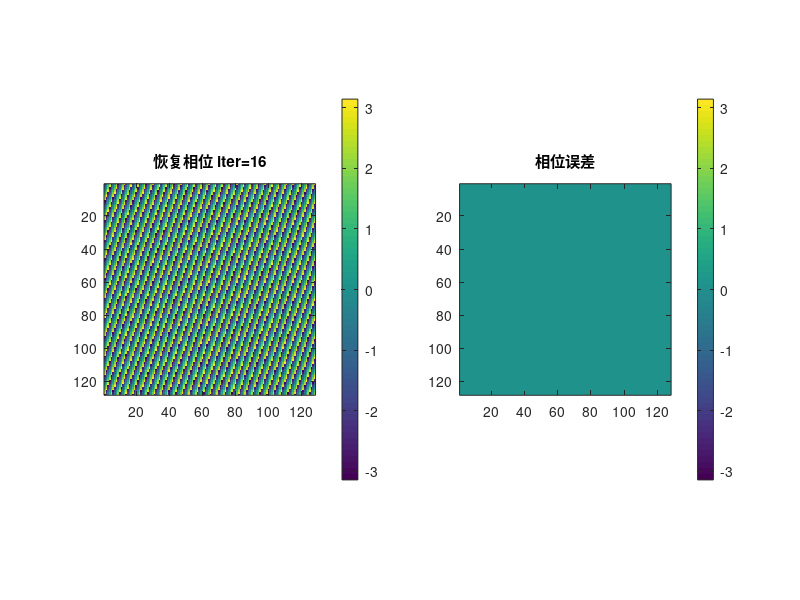
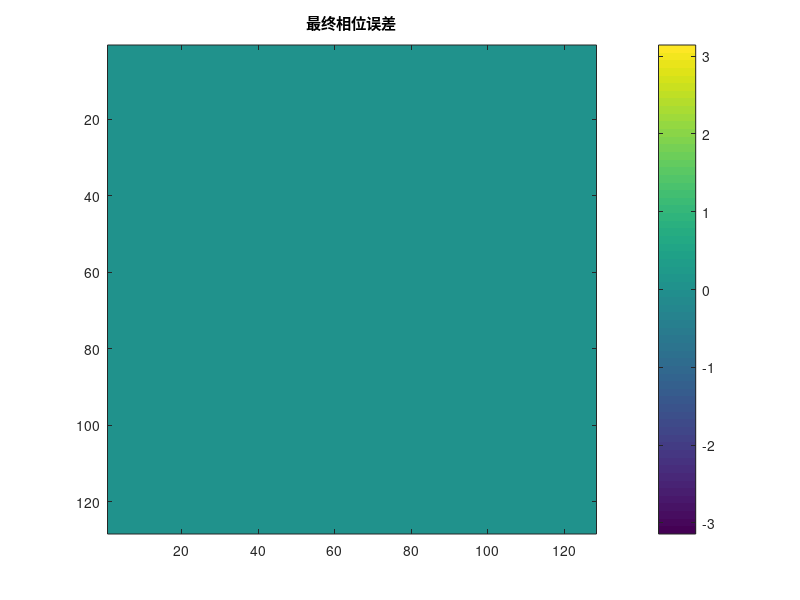

The MATLAB script that drew these images, in order:
%% 这个代码也是可行的，但是对初值依旧很敏感
clc; clear; close all;

%% ================= 1. 参数 =================
N = 128;
d = 0.5;
theta_true = 30;
phi_true = 20;
theta_rad = deg2rad(theta_true);
phi_rad = deg2rad(phi_true);
u_true = sin(theta_rad)*cos(phi_rad);
v_true = sin(theta_rad)*sin(phi_rad);

[x_idx, y_idx] = meshgrid(0:N-1, 0:N-1);
cx = (N-1)/2; 
cy = (N-1)/2;

%% ================= 2. 构造目标场 =================
phase_true = 2*pi*d*((x_idx-cx)*u_true + (y_idx-cy)*v_true);
O_true = exp(1i * phase_true);

%% ================= 3. 参考光 =================
lambda = 633e-9;
pixel_size = 5e-6;
theta_x_ref = 2;      % 注意：原值为20会导致严重混叠，已调整为合理值
theta_y_ref = 1;      % 注意：原值为10，已调整为合理值
[X_idx, Y_idx] = meshgrid(0:N-1, 0:N-1);
X = (X_idx-cx)*pixel_size;
Y = (Y_idx-cy)*pixel_size;
R = exp(1i * 2*pi / lambda * (X .* sin(deg2rad(theta_x_ref)) + ...
                              Y .* sin(deg2rad(theta_y_ref))));
% R = (2*rand(N)-1)/10;

%% ================= 4. 测量 =================
I = abs(O_true + R).^2;

%% ================= 5. GN/LM 初始化 =================
u = 0.49;          % 比原来更接近真值，加快收敛
v = 0.18;
lambda_damp = 1;  % LM初始阻尼（自适应调整）
num_iter = 100;
cost_history = zeros(1, num_iter);

figure('Position', [100 100 1200 500]);

%% ================= 6. Levenberg-Marquardt (改进的Gauss-Newton) =================
for iter = 1:num_iter
    % 当前模型
    phase = 2*pi*d*((x_idx-cx)*u + (y_idx-cy)*v);
    O = exp(1i * phase);
    Z = O + R;
    Z_conj = conj(Z);
    
    % 残差
    r = abs(Z).^2 - I;
    r_vec = r(:);
    cost = r_vec'*r_vec;
    cost_history(iter) = cost;
    
    % ===== Jacobian =====
    dO_du = 1i * 2*pi*d*(x_idx-cx) .* O;
    dO_dv = 1i * 2*pi*d*(y_idx-cy) .* O;
    J_u = 2 * real(dO_du .* Z_conj);
    J_v = 2 * real(dO_dv .* Z_conj);
    J = [J_u(:), J_v(:)];   % N^2 × 2
    
    % ===== LM 更新（H + lambda*I）=====
    H = J'*J;
    g = J'*r_vec;
    delta = -(H + lambda_damp*eye(2)) \ g;
    
    % 试探步
    u_new = u + delta(1);
    v_new = v + delta(2);
    phase_new = 2*pi*d*((x_idx-cx)*u_new + (y_idx-cy)*v_new);
    O_new = exp(1i * phase_new);
    Z_new = O_new + R;
    r_new = abs(Z_new).^2 - I;
    cost_new = sum(r_new(:).^2);
    
    % 接受/拒绝 + 自适应阻尼
    if cost_new < cost * (1 - 1e-6)
        u = u_new;
        v = v_new;
        lambda_damp = max(lambda_damp * 0.1, 1e-10);  % 成功，减小阻尼
        fprintf('Iter %3d: u=%.6f, v=%.6f, cost=%.2e → %.2e (ACCEPTED, lambda=%.2e)\n', ...
                iter, u, v, cost, cost_new, lambda_damp);
    else
        lambda_damp = lambda_damp * 10;               % 失败，增大阻尼
        if lambda_damp > 1e8
            fprintf('Iter %3d: 阻尼过大，提前终止\n', iter);
            break;
        end
        fprintf('Iter %3d: u=%.6f, v=%.6f, cost=%.2e (REJECTED, lambda=%.2e)\n', ...
                iter, u, v, cost, lambda_damp);
    end
    
    % ===== 显示（始终使用当前最优u,v）=====
    phase = 2*pi*d*((x_idx-cx)*u + (y_idx-cy)*v);  % 重新计算当前最优O
    O = exp(1i * phase);
    
    subplot(1,2,1);
    imagesc(angle(O)); axis image; colorbar;
    title(['恢复相位 iter=' num2str(iter)]);
    
    subplot(1,2,2);
    phase_err = angle(O .* conj(O_true));
    imagesc(phase_err); axis image; colorbar; caxis([-pi pi]);
    title('相位误差');
    drawnow;
    
    % 收敛判断
    if norm(delta) < 1e-8
        fprintf('=== 已收敛于第 %d 迭代 ===\n', iter);
        break;
    end
end

%% ================= 7. 结果对比 =================
fprintf('\n=== 最终结果 ===\n');
fprintf('真实: u=%.6f, v=%.6f\n', u_true, v_true);
fprintf('估计: u=%.6f, v=%.6f\n', u, v);
fprintf('最终相位误差 RMS = %.6f rad\n', sqrt(mean(phase_err(:).^2)));

figure;
imagesc(angle(O .* conj(O_true)));
axis image; colorbar; caxis([-pi pi]);
title('最终相位误差');
